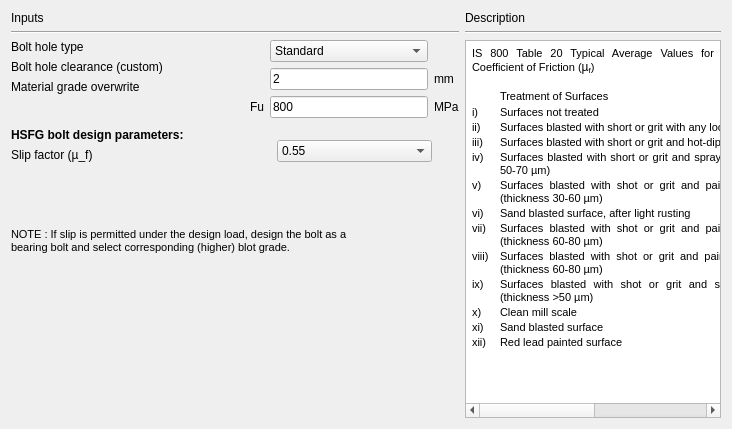
     <widget class="QWidget" name="tab_Bolt">
      <attribute name="title">
       <string>Bolt</string>
      </attribute>
      <layout class="QGridLayout" name="gridLayout_29">
       <item row="0" column="0" rowspan="2" colspan="2">
        <layout class="QGridLayout" name="gridLayout_28">
         <item row="0" column="0">
          <layout class="QGridLayout" name="gridLayout_27">
           <item row="0" column="0">
            <widget class="QLabel" name="label_5">
             <property name="text">
              <string>Inputs</string>
             </property>
            </widget>
           </item>
           <item row="1" column="0">
            <widget class="Line" name="line">
             <property name="orientation">
              <enum>Qt::Horizontal</enum>
             </property>
            </widget>
           </item>
          </layout>
         </item>
         <item row="1" column="0">
          <layout class="QGridLayout" name="gridLayout_26">
           <item row="0" column="0">
            <layout class="QGridLayout" name="gridLayout_25">
             <item row="0" column="0">
              <layout class="QGridLayout" name="gridLayout">
               <item row="0" column="0">
                <widget class="QLabel" name="label">
                 <property name="text">
                  <string>Bolt hole type</string>
                 </property>
                </widget>
               </item>
               <item row="1" column="0">
                <widget class="QLabel" name="label_2">
                 <property name="text">
                  <string>Bolt hole clearance (custom)</string>
                 </property>
                </widget>
               </item>
               <item row="2" column="0">
                <widget class="QLabel" name="label_4">
                 <property name="text">
                  <string>Material grade overwrite</string>
                 </property>
                </widget>
               </item>
              </layout>
             </item>
             <item row="1" column="0">
              <spacer name="verticalSpacer_6">
               <property name="orientation">
                <enum>Qt::Vertical</enum>
               </property>
               <property name="sizeHint" stdset="0">
                <size>
                 <width>233</width>
                 <height>28</height>
                </size>
               </property>
              </spacer>
             </item>
             <item row="2" column="0">
              <widget class="QLabel" name="label_7">
               <property name="font">
                <font>
                 <weight>75</weight>
                 <bold>true</bold>
                </font>
               </property>
               <property name="text">
                <string>HSFG bolt design parameters:</string>
               </property>
              </widget>
             </item>
             <item row="3" column="0">
              <widget class="QLabel" name="label_15">
               <property name="text">
                <string>Slip factor (µ_f)</string>
               </property>
              </widget>
             </item>
            </layout>
           </item>
           <item row="0" column="1">
            <layout class="QGridLayout" name="gridLayout_12">
             <item row="0" column="0">
              <layout class="QGridLayout" name="gridLayout_9">
               <item row="2" column="0">
                <widget class="QLabel" name="label_8">
                 <property name="text">
                  <string>Fu</string>
                 </property>
                </widget>
               </item>
               <item row="2" column="2">
                <widget class="QLabel" name="label_11">
                 <property name="text">
                  <string>MPa</string>
                 </property>
                </widget>
               </item>
               <item row="2" column="1">
                <widget class="QLineEdit" name="txt_boltFu">
                 <property name="text">
                  <string>800</string>
                 </property>
                 <property name="alignment">
                  <set>Qt::AlignLeading|Qt::AlignLeft|Qt::AlignVCenter</set>
                 </property>
                 <property name="readOnly">
                  <bool>true</bool>
                 </property>
                </widget>
               </item>
               <item row="0" column="1">
                <widget class="QComboBox" name="combo_boltHoleType">
                 <property name="focusPolicy">
                  <enum>Qt::TabFocus</enum>
                 </property>
                 <item>
                  <property name="text">
                   <string>Standard</string>
                  </property>
                 </item>
                 <item>
                  <property name="text">
                   <string>Over-sized</string>
                  </property>
                 </item>
                </widget>
               </item>
               <item row="1" column="1">
                <widget class="QLineEdit" name="txt_boltHoleClearance">
                 <property name="text">
                  <string>2</string>
                 </property>
                 <property name="alignment">
                  <set>Qt::AlignLeading|Qt::AlignLeft|Qt::AlignVCenter</set>
                 </property>
                 <property name="readOnly">
                  <bool>true</bool>
                 </property>
                </widget>
               </item>
               <item row="1" column="2">
                <widget class="QLabel" name="label_9">
                 <property name="text">
                  <string>mm</string>
                 </property>
                </widget>
               </item>
              </layout>
             </item>
             <item row="1" column="0">
              <spacer name="verticalSpacer_5">
               <property name="orientation">
                <enum>Qt::Vertical</enum>
               </property>
               <property name="sizeHint" stdset="0">
                <size>
                 <width>209</width>
                 <height>13</height>
                </size>
               </property>
              </spacer>
             </item>
             <item row="2" column="0">
              <layout class="QGridLayout" name="gridLayout_11">
               <item row="0" column="0">
                <widget class="QComboBox" name="combo_slipfactor">
                 <property name="minimumSize">
                  <size>
                   <width>0</width>
                   <height>0</height>
                  </size>
                 </property>
                 <property name="maximumSize">
                  <size>
                   <width>155</width>
                   <height>16777215</height>
                  </size>
                 </property>
                 <property name="currentIndex">
                  <number>8</number>
                 </property>
                 <item>
                  <property name="text">
                   <string>0.2</string>
                  </property>
                 </item>
                 <item>
                  <property name="text">
                   <string>0.5</string>
                  </property>
                 </item>
                 <item>
                  <property name="text">
                   <string>0.1</string>
                  </property>
                 </item>
                 <item>
                  <property name="text">
                   <string>0.25</string>
                  </property>
                 </item>
                 <item>
                  <property name="text">
                   <string>0.3</string>
                  </property>
                 </item>
                 <item>
                  <property name="text">
                   <string>0.33</string>
                  </property>
                 </item>
                 <item>
                  <property name="text">
                   <string>0.48</string>
                  </property>
                 </item>
                 <item>
                  <property name="text">
                   <string>0.52</string>
                  </property>
                 </item>
                 <item>
                  <property name="text">
                   <string>0.55</string>
                  </property>
                 </item>
                </widget>
               </item>
              </layout>
             </item>
            </layout>
           </item>
          </layout>
         </item>
        </layout>
       </item>
       <item row="4" column="1">
        <spacer name="verticalSpacer_10">
         <property name="orientation">
          <enum>Qt::Vertical</enum>
         </property>
         <property name="sizeHint" stdset="0">
          <size>
           <width>20</width>
           <height>158</height>
          </size>
         </property>
        </spacer>
       </item>
       <item row="2" column="1">
        <spacer name="verticalSpacer">
         <property name="orientation">
          <enum>Qt::Vertical</enum>
         </property>
         <property name="sizeHint" stdset="0">
          <size>
           <width>20</width>
           <height>54</height>
          </size>
         </property>
        </spacer>
       </item>
       <item row="3" column="0" colspan="2">
        <widget class="QLabel" name="label_note">
         <property name="font">
          <font>
           <pointsize>8</pointsize>
           <weight>50</weight>
           <italic>false</italic>
           <bold>false</bold>
          </font>
         </property>
         <property name="text">
          <string>NOTE : If slip is permitted under the design load, design the bolt as a
bearing bolt and select corresponding (higher) blot grade.</string>
         </property>
        </widget>
       </item>
       <item row="0" column="2" rowspan="5">
        <layout class="QGridLayout" name="gridLayout_8">
         <item row="0" column="0">
          <widget class="QLabel" name="label_3">
           <property name="text">
            <string>Description</string>
           </property>
          </widget>
         </item>
         <item row="1" column="0">
          <widget class="Line" name="line_4">
           <property name="orientation">
            <enum>Qt::Horizontal</enum>
           </property>
          </widget>
         </item>
         <item row="2" column="0">
          <widget class="QTextBrowser" name="textBrowser">
           <property name="minimumSize">
            <size>
             <width>210</width>
             <height>320</height>
            </size>
           </property>
           <property name="html">
            <string>&lt;!DOCTYPE HTML PUBLIC &quot;-//W3C//DTD HTML 4.0//EN&quot; &quot;http://www.w3.org/TR/REC-html40/strict.dtd&quot;&gt;
&lt;html&gt;&lt;head&gt;&lt;meta name=&quot;qrichtext&quot; content=&quot;1&quot; /&gt;&lt;style type=&quot;text/css&quot;&gt;
p, li { white-space: pre-wrap; }
&lt;/style&gt;&lt;/head&gt;&lt;body style=&quot; font-family:'Sans Serif'; font-size:9pt; font-weight:400; font-style:normal;&quot;&gt;
&lt;table border=&quot;0&quot; style=&quot; margin-top:0px; margin-bottom:0px; margin-left:0px; margin-right:0px;&quot; cellspacing=&quot;2&quot; cellpadding=&quot;0&quot;&gt;
&lt;tr&gt;
&lt;td colspan=&quot;3&quot;&gt;
&lt;p align=&quot;justify&quot; style=&quot; margin-top:12px; margin-bottom:12px; margin-left:0px; margin-right:0px; -qt-block-indent:0; text-indent:0px;&quot;&gt;&lt;span style=&quot; font-family:'MS Shell Dlg 2'; font-size:8pt;&quot;&gt;IS 800 Table 20 Typical Average Values for Coefficient of Friction (&lt;/span&gt;&lt;span style=&quot; font-family:'Calibri,sans-serif';&quot;&gt;µ&lt;/span&gt;&lt;span style=&quot; font-family:'Calibri,sans-serif'; vertical-align:sub;&quot;&gt;f&lt;/span&gt;&lt;span style=&quot; font-family:'MS Shell Dlg 2'; font-size:8pt;&quot;&gt;)&lt;/span&gt;&lt;/p&gt;&lt;/td&gt;&lt;/tr&gt;&lt;/table&gt;
&lt;p align=&quot;justify&quot; style=&quot;-qt-paragraph-type:empty; margin-top:12px; margin-bottom:12px; margin-left:0px; margin-right:0px; -qt-block-indent:0; text-indent:0px; font-family:'MS Shell Dlg 2'; font-size:8pt;&quot;&gt;&lt;br /&gt;&lt;/p&gt;
&lt;table border=&quot;0&quot; style=&quot; margin-top:0px; margin-bottom:0px; margin-left:0px; margin-right:0px;&quot; cellspacing=&quot;2&quot; cellpadding=&quot;0&quot;&gt;
&lt;tr&gt;
&lt;td width=&quot;26&quot;&gt;&lt;/td&gt;
&lt;td width=&quot;383&quot;&gt;
&lt;p align=&quot;justify&quot; style=&quot; margin-top:12px; margin-bottom:12px; margin-left:0px; margin-right:0px; -qt-block-indent:0; text-indent:0px;&quot;&gt;&lt;span style=&quot; font-family:'MS Shell Dlg 2'; font-size:8pt;&quot;&gt;Treatment of Surfaces&lt;/span&gt;&lt;/p&gt;&lt;/td&gt;
&lt;td width=&quot;78&quot;&gt;
&lt;p align=&quot;justify&quot; style=&quot; margin-top:12px; margin-bottom:12px; margin-left:0px; margin-right:0px; -qt-block-indent:0; text-indent:0px;&quot;&gt;&lt;span style=&quot; font-family:'MS Shell Dlg 2'; font-size:8pt;&quot;&gt;  µ_f&lt;/span&gt;&lt;/p&gt;&lt;/td&gt;&lt;/tr&gt;
&lt;tr&gt;
&lt;td&gt;
&lt;p align=&quot;justify&quot; style=&quot; margin-top:12px; margin-bottom:12px; margin-left:0px; margin-right:0px; -qt-block-indent:0; text-indent:0px;&quot;&gt;&lt;span style=&quot; font-family:'MS Shell Dlg 2'; font-size:8pt;&quot;&gt;i)&lt;/span&gt;&lt;/p&gt;&lt;/td&gt;
&lt;td&gt;
&lt;p align=&quot;justify&quot; style=&quot; margin-top:12px; margin-bottom:12px; margin-left:0px; margin-right:0px; -qt-block-indent:0; text-indent:0px;&quot;&gt;&lt;span style=&quot; font-family:'MS Shell Dlg 2'; font-size:8pt;&quot;&gt;Surfaces not treated&lt;/span&gt;&lt;/p&gt;&lt;/td&gt;
&lt;td&gt;
&lt;p align=&quot;justify&quot; style=&quot; margin-top:12px; margin-bottom:12px; margin-left:0px; margin-right:0px; -qt-block-indent:0; text-indent:0px;&quot;&gt;&lt;span style=&quot; font-family:'MS Shell Dlg 2'; font-size:8pt;&quot;&gt;  0.2&lt;/span&gt;&lt;/p&gt;&lt;/td&gt;&lt;/tr&gt;
&lt;tr&gt;
&lt;td&gt;
&lt;p align=&quot;justify&quot; style=&quot; margin-top:12px; margin-bottom:12px; margin-left:0px; margin-right:0px; -qt-block-indent:0; text-indent:0px;&quot;&gt;&lt;span style=&quot; font-family:'MS Shell Dlg 2'; font-size:8pt;&quot;&gt;ii)&lt;/span&gt;&lt;/p&gt;&lt;/td&gt;
&lt;td&gt;
&lt;p align=&quot;justify&quot; style=&quot; margin-top:12px; margin-bottom:12px; margin-left:0px; margin-right:0px; -qt-block-indent:0; text-indent:0px;&quot;&gt;&lt;span style=&quot; font-family:'MS Shell Dlg 2'; font-size:8pt;&quot;&gt;Surfaces blasted with short or grit with any loose rust removed, no pitting&lt;/span&gt;&lt;/p&gt;&lt;/td&gt;
&lt;td&gt;
&lt;p align=&quot;justify&quot; style=&quot; margin-top:12px; margin-bottom:12px; margin-left:0px; margin-right:0px; -qt-block-indent:0; text-indent:0px;&quot;&gt;&lt;span style=&quot; font-family:'MS Shell Dlg 2'; font-size:8pt;&quot;&gt;  0.5&lt;/span&gt;&lt;/p&gt;&lt;/td&gt;&lt;/tr&gt;
&lt;tr&gt;
&lt;td&gt;
&lt;p align=&quot;justify&quot; style=&quot; margin-top:12px; margin-bottom:12px; margin-left:0px; margin-right:0px; -qt-block-indent:0; text-indent:0px;&quot;&gt;&lt;span style=&quot; font-family:'MS Shell Dlg 2'; font-size:8pt;&quot;&gt;iii)&lt;/span&gt;&lt;/p&gt;&lt;/td&gt;
&lt;td&gt;
&lt;p align=&quot;justify&quot; style=&quot; margin-top:12px; margin-bottom:12px; margin-left:0px; margin-right:0px; -qt-block-indent:0; text-indent:0px;&quot;&gt;&lt;span style=&quot; font-family:'MS Shell Dlg 2'; font-size:8pt;&quot;&gt;Surfaces blasted with short or grit and hot-dip galvanized&lt;/span&gt;&lt;/p&gt;&lt;/td&gt;
&lt;td&gt;
&lt;p align=&quot;justify&quot; style=&quot; margin-top:12px; margin-bottom:12px; margin-left:0px; margin-right:0px; -qt-block-indent:0; text-indent:0px;&quot;&gt;&lt;span style=&quot; font-family:'MS Shell Dlg 2'; font-size:8pt;&quot;&gt;  0.1&lt;/span&gt;&lt;/p&gt;&lt;/td&gt;&lt;/tr&gt;
&lt;tr&gt;
&lt;td&gt;
&lt;p align=&quot;justify&quot; style=&quot; margin-top:12px; margin-bottom:12px; margin-left:0px; margin-right:0px; -qt-block-indent:0; text-indent:0px;&quot;&gt;&lt;span style=&quot; font-family:'MS Shell Dlg 2'; font-size:8pt;&quot;&gt;iv)&lt;/span&gt;&lt;/p&gt;&lt;/td&gt;
&lt;td&gt;
&lt;p align=&quot;justify&quot; style=&quot; margin-top:12px; margin-bottom:12px; margin-left:0px; margin-right:0px; -qt-block-indent:0; text-indent:0px;&quot;&gt;&lt;span style=&quot; font-family:'MS Shell Dlg 2'; font-size:8pt;&quot;&gt;Surfaces blasted with short or grit and spray - metallized with zinc (thickness 50-70 µm)&lt;/span&gt;&lt;/p&gt;&lt;/td&gt;
&lt;td&gt;
&lt;p align=&quot;justify&quot; style=&quot; margin-top:12px; margin-bottom:12px; margin-left:0px; margin-right:0px; -qt-block-indent:0; text-indent:0px;&quot;&gt;&lt;span style=&quot; font-family:'MS Shell Dlg 2'; font-size:8pt;&quot;&gt;  0.25&lt;/span&gt;&lt;/p&gt;&lt;/td&gt;&lt;/tr&gt;
&lt;tr&gt;
&lt;td&gt;
&lt;p align=&quot;justify&quot; style=&quot; margin-top:12px; margin-bottom:12px; margin-left:0px; margin-right:0px; -qt-block-indent:0; text-indent:0px;&quot;&gt;&lt;span style=&quot; font-family:'MS Shell Dlg 2'; font-size:8pt;&quot;&gt;v)&lt;/span&gt;&lt;/p&gt;&lt;/td&gt;
&lt;td&gt;
&lt;p align=&quot;justify&quot; style=&quot; margin-top:12px; margin-bottom:12px; margin-left:0px; margin-right:0px; -qt-block-indent:0; text-indent:0px;&quot;&gt;&lt;span style=&quot; font-family:'MS Shell Dlg 2'; font-size:8pt;&quot;&gt;Surfaces blasted with shot or grit and painted with ethylzinc silicate coat (thickness 30-60 µm)&lt;/span&gt;&lt;/p&gt;&lt;/td&gt;
&lt;td&gt;
&lt;p align=&quot;justify&quot; style=&quot; margin-top:12px; margin-bottom:12px; margin-left:0px; margin-right:0px; -qt-block-indent:0; text-indent:0px;&quot;&gt;&lt;span style=&quot; font-family:'MS Shell Dlg 2'; font-size:8pt;&quot;&gt;  0.3&lt;/span&gt;&lt;/p&gt;&lt;/td&gt;&lt;/tr&gt;
&lt;tr&gt;
&lt;td&gt;
&lt;p align=&quot;justify&quot; style=&quot; margin-top:12px; margin-bottom:12px; margin-left:0px; margin-right:0px; -qt-block-indent:0; text-indent:0px;&quot;&gt;&lt;span style=&quot; font-family:'MS Shell Dlg 2'; font-size:8pt;&quot;&gt;vi)&lt;/span&gt;&lt;/p&gt;&lt;/td&gt;
&lt;td&gt;
&lt;p align=&quot;justify&quot; style=&quot; margin-top:12px; margin-bottom:12px; margin-left:0px; margin-right:0px; -qt-block-indent:0; text-indent:0px;&quot;&gt;&lt;span style=&quot; font-family:'MS Shell Dlg 2'; font-size:8pt;&quot;&gt;Sand blasted surface, after light rusting&lt;/span&gt;&lt;/p&gt;&lt;/td&gt;
&lt;td&gt;
&lt;p align=&quot;justify&quot; style=&quot; margin-top:12px; margin-bottom:12px; margin-left:0px; margin-right:0px; -qt-block-indent:0; text-indent:0px;&quot;&gt;&lt;span style=&quot; font-family:'MS Shell Dlg 2'; font-size:8pt;&quot;&gt;  0.52&lt;/span&gt;&lt;/p&gt;&lt;/td&gt;&lt;/tr&gt;
&lt;tr&gt;
&lt;td&gt;
&lt;p align=&quot;justify&quot; style=&quot; margin-top:12px; margin-bottom:12px; margin-left:0px; margin-right:0px; -qt-block-indent:0; text-indent:0px;&quot;&gt;&lt;span style=&quot; font-family:'MS Shell Dlg 2'; font-size:8pt;&quot;&gt;vii)&lt;/span&gt;&lt;/p&gt;&lt;/td&gt;
&lt;td&gt;
&lt;p align=&quot;justify&quot; style=&quot; margin-top:12px; margin-bottom:12px; margin-left:0px; margin-right:0px; -qt-block-indent:0; text-indent:0px;&quot;&gt;&lt;span style=&quot; font-family:'MS Shell Dlg 2'; font-size:8pt;&quot;&gt;Surfaces blasted with shot or grit and painted with ethylzinc silicate coat (thickness 60-80 µm)&lt;/span&gt;&lt;/p&gt;&lt;/td&gt;
&lt;td&gt;
&lt;p align=&quot;justify&quot; style=&quot; margin-top:12px; margin-bottom:12px; margin-left:0px; margin-right:0px; -qt-block-indent:0; text-indent:0px;&quot;&gt;&lt;span style=&quot; font-family:'MS Shell Dlg 2'; font-size:8pt;&quot;&gt;  0.3&lt;/span&gt;&lt;/p&gt;&lt;/td&gt;&lt;/tr&gt;
&lt;tr&gt;
&lt;td&gt;
&lt;p align=&quot;justify&quot; style=&quot; margin-top:12px; margin-bottom:12px; margin-left:0px; margin-right:0px; -qt-block-indent:0; text-indent:0px;&quot;&gt;&lt;span style=&quot; font-family:'MS Shell Dlg 2'; font-size:8pt;&quot;&gt;viii)&lt;/span&gt;&lt;/p&gt;&lt;/td&gt;
&lt;td&gt;
&lt;p align=&quot;justify&quot; style=&quot; margin-top:12px; margin-bottom:12px; margin-left:0px; margin-right:0px; -qt-block-indent:0; text-indent:0px;&quot;&gt;&lt;span style=&quot; font-family:'MS Shell Dlg 2'; font-size:8pt;&quot;&gt;Surfaces blasted with shot or grit and painted with alcalizinc silicate coat (thickness 60-80 µm)&lt;/span&gt;&lt;/p&gt;&lt;/td&gt;
&lt;td&gt;
&lt;p align=&quot;justify&quot; style=&quot; margin-top:12px; margin-bottom:12px; margin-left:0px; margin-right:0px; -qt-block-indent:0; text-indent:0px;&quot;&gt;&lt;span style=&quot; font-family:'MS Shell Dlg 2'; font-size:8pt;&quot;&gt;  0.3&lt;/span&gt;&lt;/p&gt;&lt;/td&gt;&lt;/tr&gt;
&lt;tr&gt;
&lt;td&gt;
&lt;p align=&quot;justify&quot; style=&quot; margin-top:12px; margin-bottom:12px; margin-left:0px; margin-right:0px; -qt-block-indent:0; text-indent:0px;&quot;&gt;&lt;span style=&quot; font-family:'MS Shell Dlg 2'; font-size:8pt;&quot;&gt;ix)&lt;/span&gt;&lt;/p&gt;&lt;/td&gt;
&lt;td&gt;
&lt;p align=&quot;justify&quot; style=&quot; margin-top:12px; margin-bottom:12px; margin-left:0px; margin-right:0px; -qt-block-indent:0; text-indent:0px;&quot;&gt;&lt;span style=&quot; font-family:'MS Shell Dlg 2'; font-size:8pt;&quot;&gt;Surfaces blasted with shot or grit and spray metallized with aluminium (thickness &amp;gt;50 µm)&lt;/span&gt;&lt;/p&gt;&lt;/td&gt;
&lt;td&gt;
&lt;p align=&quot;justify&quot; style=&quot; margin-top:12px; margin-bottom:12px; margin-left:0px; margin-right:0px; -qt-block-indent:0; text-indent:0px;&quot;&gt;&lt;span style=&quot; font-family:'MS Shell Dlg 2'; font-size:8pt;&quot;&gt;  0.5&lt;/span&gt;&lt;/p&gt;&lt;/td&gt;&lt;/tr&gt;
&lt;tr&gt;
&lt;td&gt;
&lt;p align=&quot;justify&quot; style=&quot; margin-top:12px; margin-bottom:12px; margin-left:0px; margin-right:0px; -qt-block-indent:0; text-indent:0px;&quot;&gt;&lt;span style=&quot; font-family:'MS Shell Dlg 2'; font-size:8pt;&quot;&gt;x)&lt;/span&gt;&lt;/p&gt;&lt;/td&gt;
&lt;td&gt;
&lt;p align=&quot;justify&quot; style=&quot; margin-top:12px; margin-bottom:12px; margin-left:0px; margin-right:0px; -qt-block-indent:0; text-indent:0px;&quot;&gt;&lt;span style=&quot; font-family:'MS Shell Dlg 2'; font-size:8pt;&quot;&gt;Clean mill scale&lt;/span&gt;&lt;/p&gt;&lt;/td&gt;
&lt;td&gt;
&lt;p align=&quot;justify&quot; style=&quot; margin-top:12px; margin-bottom:12px; margin-left:0px; margin-right:0px; -qt-block-indent:0; text-indent:0px;&quot;&gt;&lt;span style=&quot; font-family:'MS Shell Dlg 2'; font-size:8pt;&quot;&gt;  0.33&lt;/span&gt;&lt;/p&gt;&lt;/td&gt;&lt;/tr&gt;
&lt;tr&gt;
&lt;td&gt;
&lt;p align=&quot;justify&quot; style=&quot; margin-top:12px; margin-bottom:12px; margin-left:0px; margin-right:0px; -qt-block-indent:0; text-indent:0px;&quot;&gt;&lt;span style=&quot; font-family:'MS Shell Dlg 2'; font-size:8pt;&quot;&gt;xi)&lt;/span&gt;&lt;/p&gt;&lt;/td&gt;
&lt;td&gt;
&lt;p align=&quot;justify&quot; style=&quot; margin-top:12px; margin-bottom:12px; margin-left:0px; margin-right:0px; -qt-block-indent:0; text-indent:0px;&quot;&gt;&lt;span style=&quot; font-family:'MS Shell Dlg 2'; font-size:8pt;&quot;&gt;Sand blasted surface&lt;/span&gt;&lt;/p&gt;&lt;/td&gt;
&lt;td&gt;
&lt;p align=&quot;justify&quot; style=&quot; margin-top:12px; margin-bottom:12px; margin-left:0px; margin-right:0px; -qt-block-indent:0; text-indent:0px;&quot;&gt;&lt;span style=&quot; font-family:'MS Shell Dlg 2'; font-size:8pt;&quot;&gt;  0.48&lt;/span&gt;&lt;/p&gt;&lt;/td&gt;&lt;/tr&gt;
&lt;tr&gt;
&lt;td&gt;
&lt;p align=&quot;justify&quot; style=&quot; margin-top:12px; margin-bottom:12px; margin-left:0px; margin-right:0px; -qt-block-indent:0; text-indent:0px;&quot;&gt;&lt;span style=&quot; font-family:'MS Shell Dlg 2'; font-size:8pt;&quot;&gt;xii)&lt;/span&gt;&lt;/p&gt;&lt;/td&gt;
&lt;td&gt;
&lt;p align=&quot;justify&quot; style=&quot; margin-top:12px; margin-bottom:12px; margin-left:0px; margin-right:0px; -qt-block-indent:0; text-indent:0px;&quot;&gt;&lt;span style=&quot; font-family:'MS Shell Dlg 2'; font-size:8pt;&quot;&gt;Red lead painted surface&lt;/span&gt;&lt;/p&gt;&lt;/td&gt;
&lt;td&gt;
&lt;p align=&quot;justify&quot; style=&quot; margin-top:12px; margin-bottom:12px; margin-left:0px; margin-right:0px; -qt-block-indent:0; text-indent:0px;&quot;&gt;&lt;span style=&quot; font-family:'MS Shell Dlg 2'; font-size:8pt;&quot;&gt;  0.1&lt;/span&gt;&lt;/p&gt;
&lt;p align=&quot;justify&quot; style=&quot;-qt-paragraph-type:empty; margin-top:12px; margin-bottom:12px; margin-left:0px; margin-right:0px; -qt-block-indent:0; text-indent:0px; font-family:'MS Shell Dlg 2'; font-size:8pt;&quot;&gt;&lt;br /&gt;&lt;/p&gt;&lt;/td&gt;&lt;/tr&gt;&lt;/table&gt;&lt;/body&gt;&lt;/html&gt;</string>
           </property>
          </widget>
         </item>
        </layout>
       </item>
      </layout>
     </widget>
